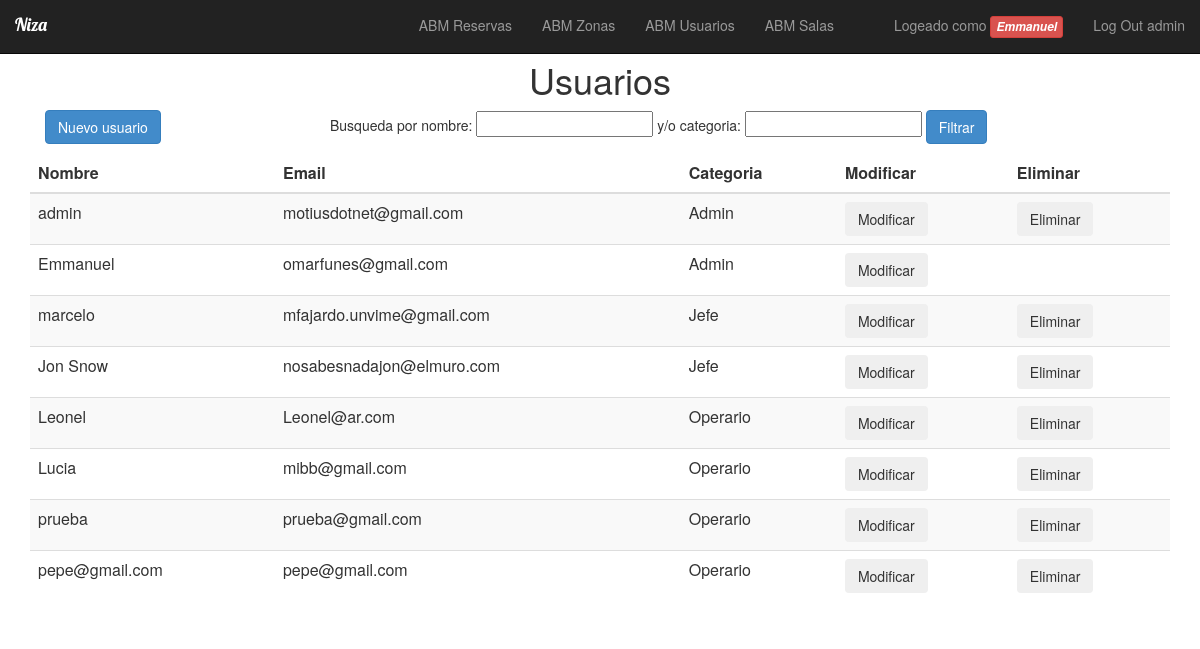
The app's page /paginas/abm_usuario/mostrar.php (signed in) with its own data.
### tables this page shows
CREATE TABLE `usuario` (
  `id_usuario` int(11) NOT NULL,
  `nombre` varchar(45) NOT NULL,
  `email` varchar(145) NOT NULL,
  `clave` varchar(45) NOT NULL,
  `create_time` timestamp NOT NULL DEFAULT CURRENT_TIMESTAMP,
  `category_codigo` int(2) NOT NULL,
  `estado` int(8) NOT NULL DEFAULT '1'
);

CREATE TABLE `category` (
  `codigo` int(2) NOT NULL,
  `nombre` varchar(45) NOT NULL
);

### paginas/abm_usuario/mostrar.php (the view, shortened to what this page needs)
<?php
	require('../../conexion.php');
	$categoria=$_SESSION['usr_cat'];
	$username=$_SESSION['usr_name'];
	if((isset($_POST['busqueda']) && $_POST['busqueda']<>'')or(isset($_POST['busquedaXcategoria']) && $_POST['busquedaXcategoria']<>'')){
		$nom=$_POST['busqueda'];
		$cat=$_POST['busquedaXcategoria'];
	$query="SELECT id_usuario, u.nombre as nombre, email, c.nombre as categoria FROM usuario u, category c
			WHERE c.codigo = u.category_codigo AND (u.nombre LIKE  '$nom%' and c.nombre like '$cat%')";
	}
	else{
	$query="SELECT id_usuario, u.nombre as nombre, email, c.nombre as categoria FROM usuario u, category c
			WHERE c.codigo = u.category_codigo and u.category_codigo >= '$categoria'";
	}
	$resultado=$mysqli->query($query);
?>
<html>
	<head>
	</head>
	<body>
			<?php
			require_once('../LoginPHP/header.php');
			?>
		<div class="container">
		<center><h1>Usuarios</h1></center>
			<form class="form form-inline" role="form" action="mostrar.php" method="post">
				<div class="form-group col-md-3">
						<input type="button" class="btn btn-primary"
								onclick=" location.href='nuevo.php' "
								value="Nuevo usuario" name="boton" />
				</div>
				<div class="form-group form-group-justified col-md-9">
						<p> Busqueda por nombre:
						<input type="text" name="busqueda">
						y/o categoria:
						<input type="text" name="busquedaXcategoria">
						<button type="submit" class="btn btn-primary">Filtrar</button></p>
				</div>
			</form>
		</div>
		<div class="container">
			<div class="table-hover table-responsive">
				<table class="table table-striped">
					<thead class="thead-dark">
						<tr>
							<th ><b>Nombre</b></th>
							<th><b>Email</b></th>
							<th><b>Categoria</b></th>
							<th><b>Modificar</b></th>
							<th><b>Eliminar</b></th>
						</tr>
						<tbody>
							<?php while($row=$resultado->fetch_assoc()){ ?>
								<tr>
									<td><?php echo $row['nombre'];?>
									</td>
									<td>
										<?php echo $row['email'];?>
									</td>
									<td>
										<?php echo $row['categoria'];?>
									</td>
									<td>
										<input type="button" class="btn btn-secondary"
										onclick=" location.href='modificar.php?id=<?php echo $row['id_usuario'];?>' "
										value="Modificar" name="botonM" />
									</td>
									<td>
										<?php if ( $row['nombre'] != $username ){ ?>
												 	<input type="button" class="btn btn-secondary"
													onclick=" location.href='pre_eliminar.php?id=<?php echo $row['id_usuario'];?>' "
													value="Eliminar" name="botonE" />
										<?php } ?>
									</td>
								</tr>
							<?php } ?>
						</tbody>
				</table>
			</div>
		</div>
	</body>
</html>

### records on screen
usuario: nombre "admin", email "motiusdotnet@gmail.com", category_codigo.nombre "Admin"
usuario: nombre "Emmanuel", email "omarfunes@gmail.com", category_codigo.nombre "Admin"
usuario: nombre "marcelo", email "mfajardo.unvime@gmail.com", category_codigo.nombre "Jefe"
usuario: nombre "Jon Snow", email "nosabesnadajon@elmuro.com", category_codigo.nombre "Jefe"
usuario: nombre "Leonel", email "Leonel@ar.com", category_codigo.nombre "Operario"
usuario: nombre "Lucia", email "mibb@gmail.com", category_codigo.nombre "Operario"
usuario: nombre "prueba", email "prueba@gmail.com", category_codigo.nombre "Operario"
usuario: nombre "pepe@gmail.com", email "pepe@gmail.com", category_codigo.nombre "Operario"

### other values on screen
$_SESSION['usr_name'] "Emmanuel"
